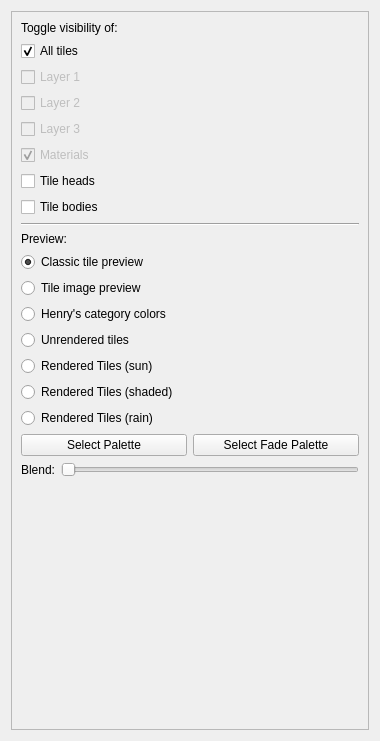
<?xml version="1.0" encoding="UTF-8"?>
<ui version="4.0">
 <class>TilesView</class>
 <widget class="QWidget" name="TilesView">
  <property name="geometry">
   <rect>
    <x>0</x>
    <y>0</y>
    <width>380</width>
    <height>741</height>
   </rect>
  </property>
  <property name="windowTitle">
   <string>Tiles</string>
  </property>
  <layout class="QVBoxLayout" name="verticalLayout">
   <item>
    <widget class="QScrollArea" name="scrollArea">
     <property name="widgetResizable">
      <bool>true</bool>
     </property>
     <widget class="QWidget" name="scrollAreaWidgetContents">
      <property name="geometry">
       <rect>
        <x>0</x>
        <y>0</y>
        <width>360</width>
        <height>721</height>
       </rect>
      </property>
      <layout class="QVBoxLayout" name="verticalLayout_2">
       <item>
        <widget class="QLabel" name="VTilesMaterialsLabel">
         <property name="text">
          <string>Toggle visibility of:</string>
         </property>
        </widget>
       </item>
       <item>
        <widget class="QCheckBox" name="VTilesAllTiles">
         <property name="text">
          <string>All tiles</string>
         </property>
         <property name="checkable">
          <bool>true</bool>
         </property>
         <property name="checked">
          <bool>true</bool>
         </property>
        </widget>
       </item>
       <item>
        <widget class="QCheckBox" name="VTilesLayer1">
         <property name="enabled">
          <bool>false</bool>
         </property>
         <property name="text">
          <string>Layer 1</string>
         </property>
        </widget>
       </item>
       <item>
        <widget class="QCheckBox" name="VTilesLayer2">
         <property name="enabled">
          <bool>false</bool>
         </property>
         <property name="text">
          <string>Layer 2</string>
         </property>
        </widget>
       </item>
       <item>
        <widget class="QCheckBox" name="VTilesLayer3">
         <property name="enabled">
          <bool>false</bool>
         </property>
         <property name="text">
          <string>Layer 3</string>
         </property>
        </widget>
       </item>
       <item>
        <widget class="QCheckBox" name="VTilesMaterials">
         <property name="enabled">
          <bool>false</bool>
         </property>
         <property name="text">
          <string>Materials</string>
         </property>
         <property name="checked">
          <bool>true</bool>
         </property>
        </widget>
       </item>
       <item>
        <widget class="QCheckBox" name="VTilesHeads">
         <property name="enabled">
          <bool>true</bool>
         </property>
         <property name="text">
          <string>Tile heads</string>
         </property>
         <property name="checked">
          <bool>false</bool>
         </property>
        </widget>
       </item>
       <item>
        <widget class="QCheckBox" name="VTilesBodies">
         <property name="enabled">
          <bool>true</bool>
         </property>
         <property name="text">
          <string>Tile bodies</string>
         </property>
         <property name="checked">
          <bool>false</bool>
         </property>
        </widget>
       </item>
       <item>
        <widget class="Line" name="line">
         <property name="orientation">
          <enum>Qt::Orientation::Horizontal</enum>
         </property>
        </widget>
       </item>
       <item>
        <widget class="QLabel" name="label">
         <property name="text">
          <string>Preview:</string>
         </property>
        </widget>
       </item>
       <item>
        <widget class="QRadioButton" name="VTilesClassic">
         <property name="text">
          <string>Classic tile preview</string>
         </property>
         <property name="checked">
          <bool>true</bool>
         </property>
        </widget>
       </item>
       <item>
        <widget class="QRadioButton" name="VTilesImage">
         <property name="text">
          <string>Tile image preview</string>
         </property>
        </widget>
       </item>
       <item>
        <widget class="QRadioButton" name="VTilesHenry">
         <property name="text">
          <string>Henry's category colors</string>
         </property>
        </widget>
       </item>
       <item>
        <widget class="QRadioButton" name="VTilesUnrendered">
         <property name="text">
          <string>Unrendered tiles</string>
         </property>
        </widget>
       </item>
       <item>
        <widget class="QRadioButton" name="VTilesRendered">
         <property name="text">
          <string>Rendered Tiles (sun)</string>
         </property>
        </widget>
       </item>
       <item>
        <widget class="QRadioButton" name="VTilesRendered_shade">
         <property name="text">
          <string>Rendered Tiles (shaded)</string>
         </property>
        </widget>
       </item>
       <item>
        <widget class="QRadioButton" name="VTilesRendered_rain">
         <property name="text">
          <string>Rendered Tiles (rain)</string>
         </property>
        </widget>
       </item>
       <item>
        <layout class="QHBoxLayout" name="horizontalLayout">
         <item>
          <widget class="QPushButton" name="PaletteSelectButton">
           <property name="sizePolicy">
            <sizepolicy hsizetype="Expanding" vsizetype="Fixed">
             <horstretch>0</horstretch>
             <verstretch>0</verstretch>
            </sizepolicy>
           </property>
           <property name="text">
            <string>Select Palette</string>
           </property>
          </widget>
         </item>
         <item>
          <widget class="QPushButton" name="FadePaletteSelectButton">
           <property name="sizePolicy">
            <sizepolicy hsizetype="Expanding" vsizetype="Fixed">
             <horstretch>0</horstretch>
             <verstretch>0</verstretch>
            </sizepolicy>
           </property>
           <property name="text">
            <string>Select Fade Palette</string>
           </property>
          </widget>
         </item>
        </layout>
       </item>
       <item>
        <layout class="QHBoxLayout" name="horizontalLayout_2">
         <item>
          <widget class="QLabel" name="label_2">
           <property name="text">
            <string>Blend:</string>
           </property>
          </widget>
         </item>
         <item>
          <widget class="QSlider" name="BlendSlider">
           <property name="maximum">
            <number>100</number>
           </property>
           <property name="orientation">
            <enum>Qt::Orientation::Horizontal</enum>
           </property>
          </widget>
         </item>
        </layout>
       </item>
       <item>
        <spacer name="verticalSpacer">
         <property name="orientation">
          <enum>Qt::Orientation::Vertical</enum>
         </property>
         <property name="sizeHint" stdset="0">
          <size>
           <width>273</width>
           <height>103</height>
          </size>
         </property>
        </spacer>
       </item>
      </layout>
     </widget>
    </widget>
   </item>
  </layout>
 </widget>
 <resources/>
 <connections>
  <connection>
   <sender>VTilesAllTiles</sender>
   <signal>toggled(bool)</signal>
   <receiver>VTilesLayer3</receiver>
   <slot>setDisabled(bool)</slot>
   <hints>
    <hint type="sourcelabel">
     <x>119</x>
     <y>54</y>
    </hint>
    <hint type="destinationlabel">
     <x>120</x>
     <y>127</y>
    </hint>
   </hints>
  </connection>
  <connection>
   <sender>VTilesAllTiles</sender>
   <signal>toggled(bool)</signal>
   <receiver>VTilesLayer2</receiver>
   <slot>setDisabled(bool)</slot>
   <hints>
    <hint type="sourcelabel">
     <x>90</x>
     <y>51</y>
    </hint>
    <hint type="destinationlabel">
     <x>89</x>
     <y>97</y>
    </hint>
   </hints>
  </connection>
  <connection>
   <sender>VTilesAllTiles</sender>
   <signal>toggled(bool)</signal>
   <receiver>VTilesLayer1</receiver>
   <slot>setDisabled(bool)</slot>
   <hints>
    <hint type="sourcelabel">
     <x>67</x>
     <y>52</y>
    </hint>
    <hint type="destinationlabel">
     <x>66</x>
     <y>75</y>
    </hint>
   </hints>
  </connection>
  <connection>
   <sender>VTilesAllTiles</sender>
   <signal>toggled(bool)</signal>
   <receiver>VTilesMaterials</receiver>
   <slot>setDisabled(bool)</slot>
   <hints>
    <hint type="sourcelabel">
     <x>146</x>
     <y>52</y>
    </hint>
    <hint type="destinationlabel">
     <x>141</x>
     <y>150</y>
    </hint>
   </hints>
  </connection>
 </connections>
</ui>
